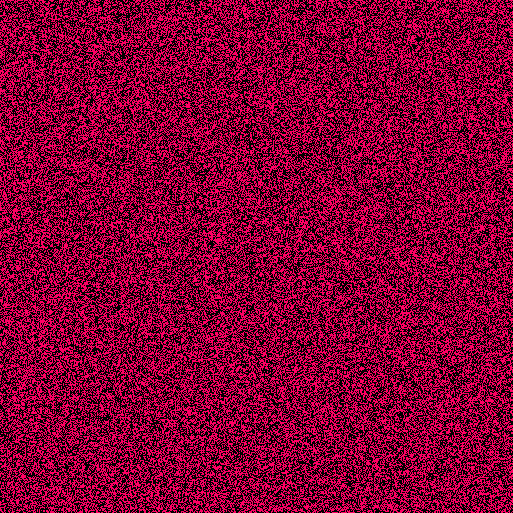
Frame 1 (no input)
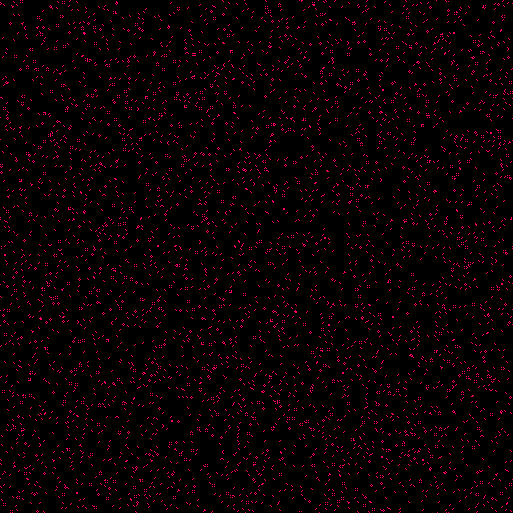
Frame 60 (the mouse pressed at the canvas centre just before this capture)
Frame 120 (the mouse held since frame 60 and released just before this capture): identical to frame 60, image omitted

The Processing sketch that drew these frames (run headless with seeded random() and noise(); from frame 60 on, the mouse is pressed at the canvas centre):

// Processing sketch: synchronic2D_non
// ── synchronic2D_non.pde
// "Not too many neighbors": 
// TWO-dimensional, SYNCHRONOUS, von Neuman, deterministic cellular automaton
//////////////////////////////////////////////////////////////////////////////
final int WorldSide=513;//How many cells do we want in one line?
final float Dens=0.5;//0.5 or so also posible
final int   optN=2;//Optimum number of neighbors required

int[][] WorldOld=new int[WorldSide][WorldSide];//We need two arrays for the old  
int[][] WorldNew=new int[WorldSide][WorldSide];//and new state of the simulation

void setup()
{
  size(513,513);    //square window
  frameRate(20);  
  noSmooth();
  
  for(int i=0;i<WorldSide;i++) //Initialisation
    for(int j=0;j<WorldSide;j++) 
      if(random(1.0)<Dens)
        WorldOld[i][j]=1;
}

void visualisation()
{
  for(int i=0;i<WorldSide;i++)
    for(int j=0;j<WorldSide;j++)
    {
      if(WorldOld[i][j]>0) stroke(255,0,100);
      else           stroke(0);
      point(j,i);//the horizontal dimension of the array is the SECOND index
    }
}

int t=0;
void draw()
{  
  visualisation();
  
  for(int i=0;i<WorldSide;i++)//Now the cellular automaton state change
  {
       //RULE - Not too many neighbors
       int right = (i+1) % WorldSide;          
       int left  = (WorldSide+i-1) % WorldSide;
       
       for(int j=0;j<WorldSide;j++) 
       {
         int dw=(j+1) % WorldSide;   
         int up=(WorldSide+j-1) % WorldSide;
         
         int live = (WorldOld[left][j]>0 ?1:0)
                 +  (WorldOld[right][j]>0 ?1:0)
                 +  (WorldOld[i][up]>0 ?1:0)
                 +  (WorldOld[i][dw]>0 ?1:0)             
                 ;
      
         WorldNew[i][j]=(live == optN ? 1:0 );//New state 
       }
   }
   
   //Swap the arrays
   int[][] WorldTmp=WorldOld;
   WorldOld=WorldNew;
   WorldNew=WorldTmp;
   
   t++;//The next generation/step/year
}
